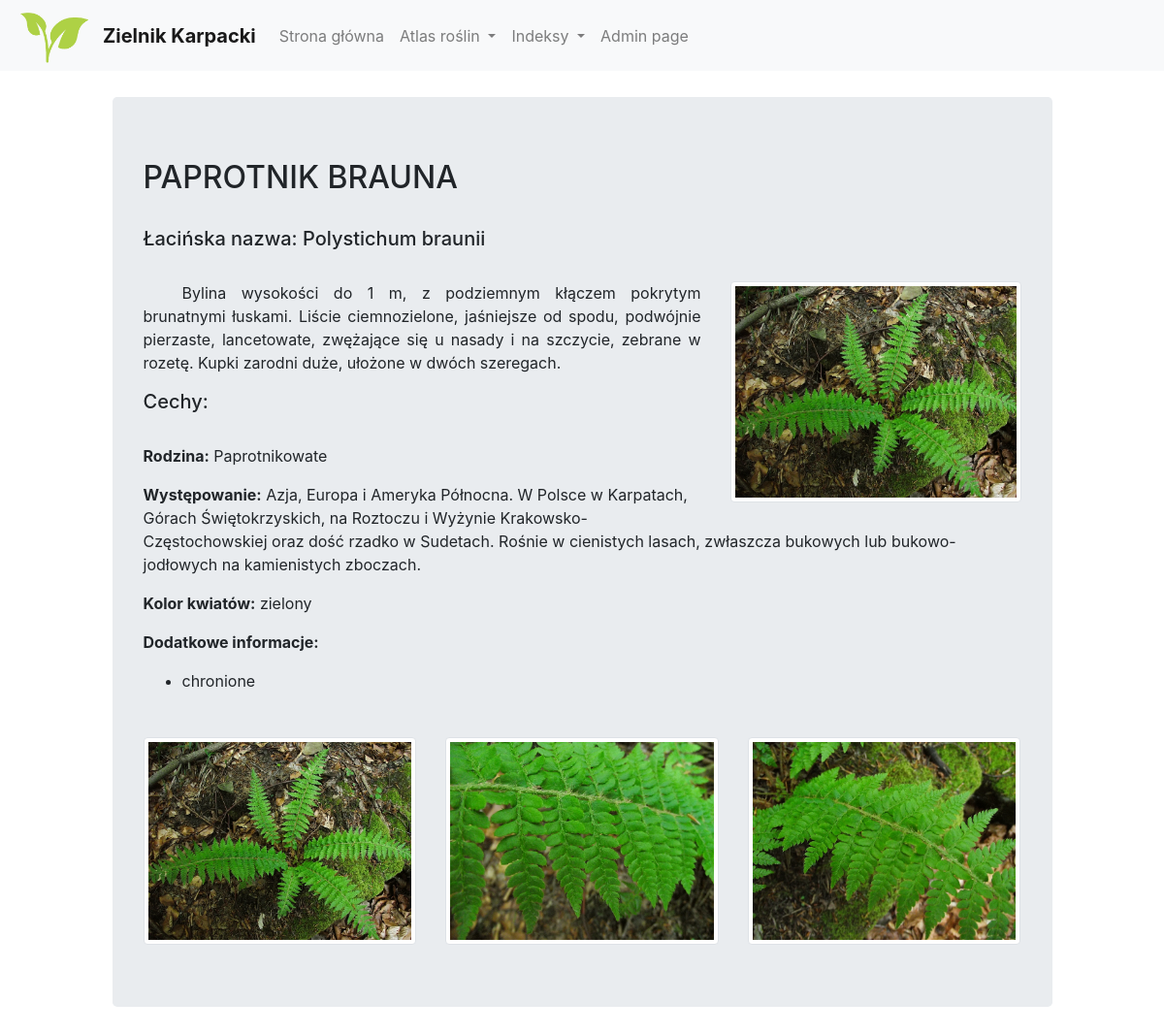
The page /basic_app/widokRosliny/24/ on the database its author committed.
### basic_app/models.py (models this page shows, shortened)
class Roslina(models.Model):
    bezbarwny = 'bb'
    biały = 'bi'
    brązowy = 'br'
    czerwony = 'cz'
    fioletowy = 'fi'
    niebieski = 'nb'
    pomarańczowy = 'po'
    różowy = 'ro'
    zielony = 'gr'
    żółty = 'zo'
    kolory = (
        (bezbarwny, 'bezbarwny'),
        (biały, 'biały'),
        (brązowy, 'brązowy'),
        (czerwony, 'czerwony'),
        (fioletowy, 'fioletowy'),
        (niebieski, 'niebieski'),
        (pomarańczowy, 'pomarańczowy'),
        (różowy, 'różowy'),
        (zielony, 'zielony'),
        (żółty, 'żółty'),
    )
    styczen = '01'
    luty = '02'
    marzec = '03'
    kwiecien = '04'
    maj = '05'
    czerwiec = '06'
    lipiec = '07'
    sierpien = '08'
    wrzesien = '09'
    pazdziernik = '10'
    listopad = '11'
    grudzien = '12'
    kwitnienie = (
        ('styczen', 'styczeń'),
        ('luty', 'luty'),
        ('marzec', 'marzec'),
        ('kwiecien', 'kwiecień'),
        ('maj', 'maj'),
        ('czerwiec', 'czerwiec'),
        ('lipiec', 'lipiec'),
        ('sierpien', 'sierpień'),
        ('wrzesien', 'wrzesień'),
        ('pazdziernik', 'pażdziernik'),
        ('listopad', 'listopad'),
        ('grudzien', 'grudzie'),
    )
    TAK_NIE = (
        ('y', 'Tak'),
        ('n', 'Nie')
    )
    rodziny = (
        ('Agres', 'Agrestowate'),
        ('Amary', 'Amarylkowate'),
        ('Arali', 'Araliowate'),
        ('Astro', 'Astrowate (Złożone)'),
        ('Babko', 'Babkowate'),
        ('Bagni', 'Bagnicowate'),
        ('Balda', 'Baldaszkowate (Selerowate)'),
        ('Bazyn', 'Bażynowate'),
        ('Berbe', 'Berberysowate'),
        ('Bobow', 'Bobowate (Motylkowate)'),
        ('Bobrk', 'Bobrkowate'),
        ('Bodzi', 'Bodziszkowate'),
        ('Brzoz', 'Brzozowate'),
        ('Bukow', 'Bukowate'),
        ('Cisow', 'Cisowate'),
        ('Cypry', 'Cyprysowate'),
        ('Czyst', 'Czystkowate (Posłonkowate)'),
        ('Deren', 'Dereniowate'),
        ('Dynio', 'Dyniowate'),
        ('Dziew', 'Dziewięciornikowate'),
        ('Dziur', 'Dziurawcowate'),
        ('Dzwon', 'Dzwonkowate'),
        ('Fiolk', 'Fiołkowate'),
        ('Gazew', 'Gązewnikowate'),
        ('Goryc', 'Goryczkowate'),
        ('Gozdz', 'Goździkowate'),
        ('Grubo', 'Gruboszowate'),
        ('Grusz', 'Gruszyczkowate'),
        ('Grzyb', 'Grzybieniowate'),
        ('Jaskr', 'Jaskrowate'),
        ('Jasno', 'Jasnotowate (Wargowe)'),
        ('Jezog', 'Jeżogłowkowate'),
        ('Kania', 'Kaniankowate'),
        ('Kapus', 'Kapustowate(Krzyżowe)'),
        ('Kaszt', 'Kasztanowcowate'),
        ('Klono', 'Klonowate'),
        ('Kloko', 'Kłokoczkowate'),
        ('Kokor', 'Kokornakowate'),
        ('Komos', 'Komosowate'),
        ('Konop', 'Konopiowate'),
        ('Kosac', 'Kosaćcowate'),
        ('Kozlk', 'Kozłkowate'),
        ('Krwaw', 'Krwawnicowate'),
        ('Krzyz', 'Krzyżowe(Kapustowate)'),
        ('Krzyp', 'Krzyżownicowate'),
        ('Leszc', 'Leszczynowate'),
        ('Lilio', 'Liliowate'),
        ('Lipow', 'Lipowate'),
        ('Lnowa', 'Lnowate'),
        ('Laczn', 'Łączniowate'),
        ('Makow', 'Makowate'),
        ('Marza', 'Marzanowate'),
        ('Motyl', 'Motylkowate(Bobowate)'),
        ('Nasie', 'Nasiężrzałowate'),
        ('Nieci', 'Niecierpkowate'),
        ('Obraz', 'Obrazkowate'),
        ('Ogore', 'Ogórecznikowate'),
        ('Oliwk', 'Oliwkowate'),
        ('Orlic', 'Orlicowate'),
        ('Tamar', 'Tamaryszkowate'),
        ('Toino', 'Toinowate'),
        ('Trawy', 'Trawy (Wiechlinowate)'),
        ('Tredo', 'Trędownikowate'),
        ('Troje', 'Trojeściowate'),
        ('Trzmi', 'Trzmielinowate'),
        ('Turzy', 'Turzycowate'),
        ('Wargo', 'Wargowe (Jasnotowate)'),
        ('Wawrz', 'Wawrzynkowate'),
        ('Werbe', 'Werbenowate'),
        ('Wiazo', 'Wiązowate'),
        ('Widli', 'Widliczkowate'),
        ('Widla', 'Widłakowate'),
        ('Wiech', 'Wiechlinowate (Trawy)'),
        ('Wielo', 'Wielosiłowate'),
        ('Wierz', 'Wierzbowate'),
        ('Wiesi', 'Wiesiołkowate'),
        ('Wietl', 'Wietlicowate'),
        ('Wilcz', 'Wilczomleczowate'),
        ('Winor', 'Winoroślowate'),
        ('Wodni', 'Wodnikowate'),
        ('Wrzos', 'Wrzosowate'),
        ('Zachy', 'Zachylnikowate'),
        ('Zanok', 'Zanokcicowate'),
        ('Zaraz', 'Zarazowate'),
        ('Zlozo', 'Złożone (Astrowate)'),
        ('Zabie', 'Żabieńcowate'),
        ('Zabis', 'Żabiściekowate'),
        ('Palko', 'Pałkowate'),
        ('Papro', 'Paprotkowate'),
        ('Papre', 'Paprotnikowate'),
        ('Pierw', 'Pierwiosnkowate'),
        ('Pizma', 'Piżmaczkowate'),
        ('Plywa', 'Pływaczowate'),
        ('Podrz', 'Podrzeniowate'),
        ('Pokrz', 'Pokrzywowate'),
        ('Poryb', 'Poryblinowate'),
        ('Poslo', 'Posłonkowate (Czystkowate)'),
        ('Powoj', 'Powojowate'),
        ('Przew', 'Przewiertniowate'),
        ('Przes', 'Przęstkowate'),
        ('Psian', 'Psiankowate'),
        ('Rdest', 'Rdestnicowate'),
        ('Rdest', 'Rdestowate'),
        ('Rezed', 'Rezedowate'),
        ('Rokit', 'Rokitnikowate'),
        ('Rosic', 'Rosiczkowate'),
        ('Rozow', 'Różowate'),
        ('Rzeso', 'Rzęsowate'),
        ('Rzesl', 'Rzęślowate'),
        ('Sanda', 'Sandałowcowate'),
        ('Seler', 'Selerowate (Baldaszkowe)'),
        ('Sitow', 'Sitowate'),
        ('Skaln', 'Skalnicowate'),
        ('Skrzy', 'Skrzypowate'),
        ('Sosno', 'Sosnowate'),
        ('Storc', 'Storczykowate'),
        ('Szakl', 'Szakłakowate'),
        ('Szarl', 'Szarłatowate'),
        ('Szcza', 'Szczawikowate'),
        ('Szcze', 'Szczeciowate'),
        ('Szors', 'Szorstkolistne'),
        ('Slazo', 'Ślazowate'),
        ('Swibk', 'Świbkowate'),
    )
    kategorie = (
        ('pap', 'Paprotniki'),
        ('drz', 'Drzewa Krzewy Krzewinki'),
        ('tra', 'Turzycowate Trawy'),
        ('bia', 'Zielne - Kwiaty białe'),
        ('zol', 'Zielne - Kwiaty żółte'),
        ('cze', 'Zielne - Kwiaty czerwone'),
    )
    pietra = (
        ('pog', 'Piętro pogórza'),
        ('dol', 'Piętro regla dolnego'),
        ('gor', 'Piętro regla górnego'),
        ('kos', 'Piętro kosodrzewiny'),
        ('hal', 'Piętro halne'),
        ('tur', 'Piętro turniowe'),
        ('pol', 'Piętro połonin (Bieszczady)'),
    )
    id_rosliny = models.AutoField(primary_key=True)
    nazwa_polska = models.CharField(max_length=256,unique=True)
    nazwa_lacinska = models.CharField(max_length=256)
    opis = models.TextField()
    wystepowanie = models.TextField(null=True,blank=True)
    kategoria = models.CharField(max_length=3,choices=kategorie,null=True,blank=True)
    rodzina = models.CharField(max_length=5,choices=rodziny,null=True,blank=True)
    kolor_kwiatow = models.CharField(max_length=2,choices=kolory,null=True,blank=True)
    chronione = models.CharField(max_length=1,choices=TAK_NIE,default='n',blank=True)
    endemity = models.CharField(max_length=1,choices=TAK_NIE,default='n',blank=True)
    czerwona_księga = models.CharField(max_length=1,choices=TAK_NIE,default='n',blank=True)
    lecznicze = models.CharField(max_length=1,choices=TAK_NIE,default='n',blank=True)
    trujace = models.CharField(max_length=1,choices=TAK_NIE,default='n',blank=True)
    pasozytnicze = models.CharField(max_length=1,choices=TAK_NIE,default='n',blank=True)
    owadozerne = models.CharField(max_length=1,choices=TAK_NIE,default='n',blank=True)
    pietro_roslinnosci = models.CharField(max_length=3,choices=pietra,null=True,blank=True)
    data = models.DateField()
    class Meta:
        verbose_name_plural = 'Rośliny'

class Images(models.Model):
    TAK_NIE = (
        ('y', 'Tak'),
        ('n', 'Nie')
    )
    nazwa_polska = models.ForeignKey(Roslina, related_name='images', on_delete=models.CASCADE)
    image = models.ImageField(max_length=255, upload_to=generate_filename)
    zdjecie_glowne = models.CharField(max_length=1,choices=TAK_NIE,default='n')

### basic_app/views.py (the view, shortened to what this page needs)
# urls.py: path('widokRosliny/<id>/', views.WidokRosliny.as_view(), name='widokRosliny'),
class WidokRosliny(TemplateView):
    template_name='basic_app/widokRosliny.html'
    def get_context_data(self, **kwargs):
        context = super(WidokRosliny, self).get_context_data(**kwargs)
        roslina_by_id = models.Roslina.objects.filter(id_rosliny=self.kwargs['id'])
        context['roslina'] = roslina_by_id
        return context

### basic_app/templates/basic_app/widokRosliny.html (shortened to what this page needs)
{% extends "base.html" %}
{% load static %}
{% block body_block %}
<div class="container" id="pagecontent">
  <div class="jumbotron">
        {% if roslina %}
            {% for ros in roslina %}
                    <h2> {{ ros.nazwa_polska }}</h2>  <br>
                    <h5>Łacińska nazwa: {{ ros.nazwa_lacinska }}</h5>  <br>
                        {% for zdjecie in ros.images.all %}
                        {% if zdjecie.zdjecie_glowne == 'y' %}
                              <img src="{{ zdjecie.image.url }}" alt="brak zdjecia" class="img-thumbnail glowne">
                        {% endif %}
                        {% endfor %}
                  <p style="text-indent: 40px;" class="opis">  {{ ros.opis }} <br> </p>
                  <h5>Cechy:</h6> <br>
                  {% if ros.rodzina %}
                  <p><strong>Rodzina:</strong> {{ ros.get_rodzina_display }}</p>
                  {% endif %}
                  {% if ros.wystepowanie %}
                  <p><strong>Występowanie:</strong> {{ ros.wystepowanie }}</p>
                  {% endif %}
                  {% if ros.kolor_kwiatow  %}
                  <p><strong>Kolor kwiatów:</strong> {{ros.get_kolor_kwiatow_display}} </p>
                  {% endif %}
                  <p><strong>Dodatkowe informacje:</strong>
                    <ul>
                        {% if ros.chronione == 'y' %}<li>chronione</li>{% endif %}
                    </ul>
                  </p>
                  <div class="row">
                            {% for zdjecie in ros.images.all %}
                                <div class="col-lg-4">
                                  <img src="{{ zdjecie.image.url }}" alt="brak zdjecia" class="img-thumbnail zdjecia">
                                </div>
                            {% endfor %}
                  </div>
            {% endfor %}
        {% endif %}
  </div>
</div>
{% endblock %}

### templates/base.html (shortened to what this page needs)
<!DOCTYPE html>
{% load static %}
<html lang="en" dir="ltr">
  <head>
    <link rel="stylesheet" href="{% static 'css/base.css' %}">
    <link rel="stylesheet" href="https://maxcdn.bootstrapcdn.com/bootstrap/4.0.0/css/bootstrap.min.css">
  </head>
<body>
  <nav class="navbar navbar-expand-lg navbar-light bg-light fixed-top">
          <a href="{% url 'index' %}" class="navbar-left logo"><img id="logo" src="{% static "webimages/logo.png" %}"></a>
          <a class="navbar-brand" href="{% url 'index' %}"><b>  Zielnik Karpacki</b></a>
            <div class="collapse navbar-collapse" id="navbarTogglerDemo03">
              <ul class="navbar-nav mr-auto mt-2 mt-lg-0">
                <li class="nav-item">
                  <a class="nav-link" href="{% url 'index' %}">Strona główna</a>
                </li>
                <li class="dropdown nav-item">
                      <a class="dropdown-toggle nav-link" data-toggle="dropdown" href="#">Atlas roślin
                    </a>
                </li>
                <li class="dropdown nav-item">
                      <a class="dropdown-toggle nav-link" data-toggle="dropdown" href="#">Indeksy
                    </a>
                </li>
                <li class="nav-item">
                  <a class="nav-link" href="{% url 'admin:index' %}">Admin page</a>
                </li>
              </ul>
            </div>
</nav>
        <div class="container" id="pagebox">
          {% block body_block %}
          {% endblock %}
        </div>
  </body>
</html>

### static/css/base.css (style rules this page uses)
#pagebox { margin-top: 100px; }
#logo { width: 70px; }
.logo { margin: 5px 15px 0px 5px; }

### basic_app/templates/basic_app/widokRosliny.html (style rules this page uses)
#pagecontent { width: 90%; }
.zdjecia { margin: 30px 15px 0px 0px; }
.glowne { float:right; width: 300px; height:auto; margin: 0px 0px 10px 30px; }
.opis { text-align: justify; }

### rows shown on the page
Roslina: nazwa_polska "PAPROTNIK BRAUNA", nazwa_lacinska "Polystichum braunii", opis "Bylina wysokości do 1 m, z podziemnym kłączem pokrytym brunatnymi łuskami. Liście ciemnozielone, jaśniejsze od spodu, podwójnie pierzaste, lancetowate, zwężające się u nasady i na szczycie, zebrane w rozetę. Kupki zarodni duże, ułożone w dwóch szeregach.", rodzina "Paprotnikowate", wystepowanie "Azja, Europa i Ameryka Północna. W Polsce w Karpatach, Górach Świętokrzyskich, na Roztoczu i Wyżynie Krakowsko-Częstochowskiej oraz dość rzadko w Sudetach. Rośnie w cienistych lasach, zwłaszcza bukowych lub bukowo-jodłowych na kamienistych zboczach.", kolor_kwiatow "zielony", chronione "chronione"
Images: image (picture)
Images: image (picture)
Images: image (picture)
